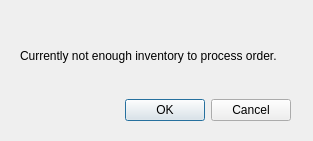
<?xml version="1.0" encoding="UTF-8"?>
<ui version="4.0">
 <class>outOfStock</class>
 <widget class="QDialog" name="outOfStock">
  <property name="geometry">
   <rect>
    <x>0</x>
    <y>0</y>
    <width>313</width>
    <height>141</height>
   </rect>
  </property>
  <property name="windowTitle">
   <string>Dialog</string>
  </property>
  <widget class="QDialogButtonBox" name="buttonBox">
   <property name="geometry">
    <rect>
     <x>70</x>
     <y>90</y>
     <width>221</width>
     <height>41</height>
    </rect>
   </property>
   <property name="orientation">
    <enum>Qt::Horizontal</enum>
   </property>
   <property name="standardButtons">
    <set>QDialogButtonBox::Cancel|QDialogButtonBox::Ok</set>
   </property>
  </widget>
  <widget class="QLabel" name="label">
   <property name="geometry">
    <rect>
     <x>20</x>
     <y>40</y>
     <width>261</width>
     <height>31</height>
    </rect>
   </property>
   <property name="text">
    <string>Currently not enough inventory to process order.</string>
   </property>
  </widget>
 </widget>
 <resources/>
 <connections>
  <connection>
   <sender>buttonBox</sender>
   <signal>accepted()</signal>
   <receiver>outOfStock</receiver>
   <slot>accept()</slot>
   <hints>
    <hint type="sourcelabel">
     <x>248</x>
     <y>254</y>
    </hint>
    <hint type="destinationlabel">
     <x>157</x>
     <y>274</y>
    </hint>
   </hints>
  </connection>
  <connection>
   <sender>buttonBox</sender>
   <signal>rejected()</signal>
   <receiver>outOfStock</receiver>
   <slot>reject()</slot>
   <hints>
    <hint type="sourcelabel">
     <x>316</x>
     <y>260</y>
    </hint>
    <hint type="destinationlabel">
     <x>286</x>
     <y>274</y>
    </hint>
   </hints>
  </connection>
 </connections>
</ui>
